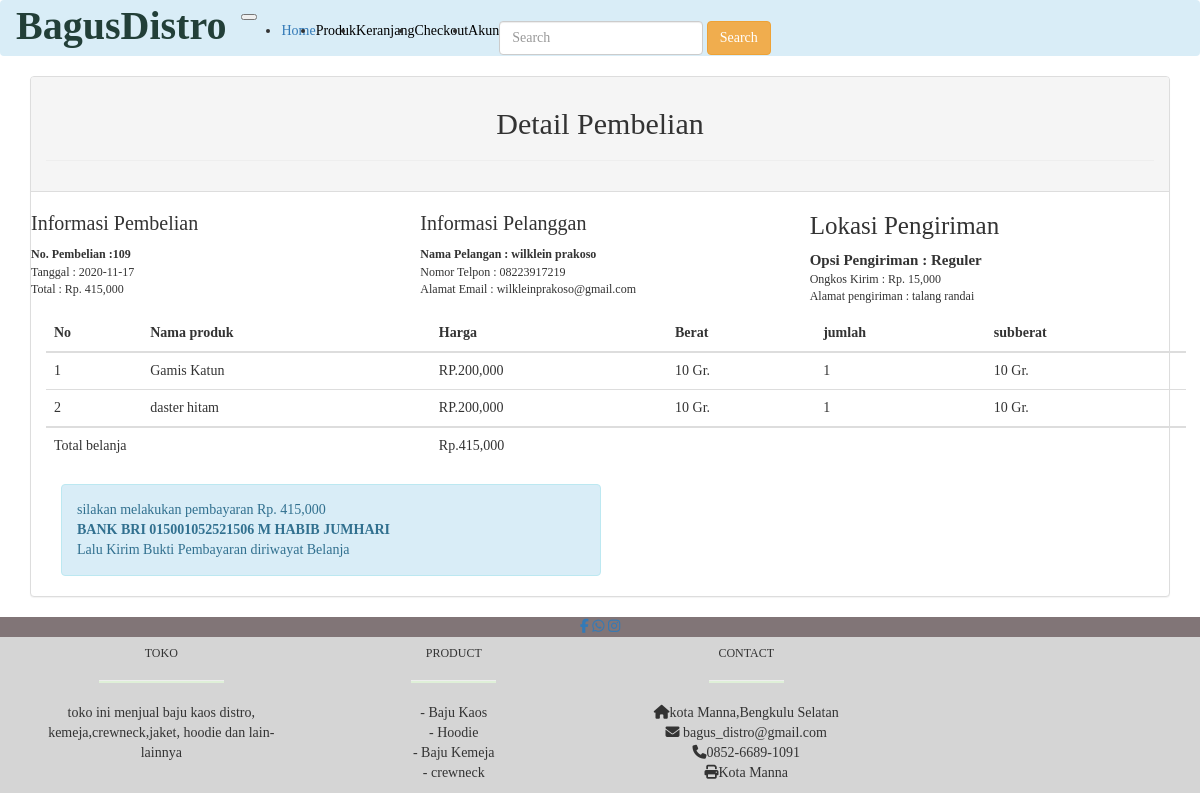
/nota.php?id=109 (signed in), run on the app's committed database.
### tables this page shows
CREATE TABLE `pembelian` (
  `id_pembelian` int(11) NOT NULL,
  `id_ongkir` int(11) NOT NULL,
  `id_pelanggan` int(50) NOT NULL,
  `total_pembelian` int(50) NOT NULL,
  `nama_kota` varchar(255) NOT NULL,
  `tarif` int(40) NOT NULL,
  `alamat_pengiriman` text NOT NULL,
  `status_pembelian` varchar(50) NOT NULL DEFAULT 'pending',
  `resi_pengiriman` varchar(100) NOT NULL,
  `tgl_pembelian` date NOT NULL,
  `id_pembayaran` int(11) NOT NULL
);

CREATE TABLE `pelanggan` (
  `id_pelanggan` int(11) NOT NULL,
  `email_pelanggan` varchar(255) NOT NULL,
  `password_pelanggan` varchar(255) NOT NULL,
  `nama_pelanggan` varchar(100) NOT NULL,
  `telpn_pelanggan` varchar(20) NOT NULL,
  `alamat` varchar(255) NOT NULL
);

CREATE TABLE `pembelian_produk` (
  `id_pembelian_produk` int(11) NOT NULL,
  `id_pembelian` int(11) NOT NULL,
  `id_produk` int(11) NOT NULL,
  `jumlah` int(11) NOT NULL,
  `nama` varchar(255) NOT NULL,
  `harga` int(11) NOT NULL,
  `berat` int(11) NOT NULL,
  `subberat` int(11) NOT NULL,
  `subharga` int(11) NOT NULL
);

### nota.php (the view, shortened to what this page needs)
<!DOCTYPE html>
<html>
<head>
 <link rel="stylesheet" type="text/css" href="css/bootstrap.min.css">
  <link rel="stylesheet" type="text/css" href="fontawesome-free-5.15.1-web/css/all.min.css">
	<link rel="stylesheet" type="text/css" href="fontawesome-free-5.15.1-web/css/all.min.css">
  	<link
    rel="stylesheet"
    href="https://cdnjs.cloudflare.com/ajax/libs/animate.css/4.1.1/animate.min.css"
  />
</head>
<body>
<?php include 'menu.php';?>
<section class="konten" style="font-family: Verdana;" >
<div class="container" >
	<div class="panel panel-default"  >
	<div class="panel-heading">
	<h2 class="mt-5" style="font-size: 30px; text-align: center; ">Detail Pembelian</h2>
	<hr>
	</div>
<?php
$ambil= $koneksi->query("SELECT * FROM pembelian JOIN pelanggan ON pembelian.id_pelanggan=pelanggan.id_pelanggan WHERE pembelian.id_pembelian='$_GET[id]'");
$detail =$ambil->fetch_assoc();
?>
<div class="row animate__animated  animate__fadeInUp mt-3" >
<div class="col-md-4 " >
<h3 style="font-size: 20px;">Informasi Pembelian</h3>
<strong style="font-size: 12px;">No. Pembelian :<?php echo $detail['id_pembelian']?></strong><br>
<p style="font-size: 12px;">Tanggal : <?php echo $detail['tgl_pembelian'];?><br>
Total : Rp. <?php echo number_format($detail['total_pembelian']);?>
</p>
</div>
<div class="col-md-4" >
<h3 style="font-size: 20px;">Informasi Pelanggan</h3>
<strong style="font-size: 12px;">Nama Pelangan : 	<?php echo $detail['nama_pelanggan'];?></strong>
<br>
<P style="font-size: 12px;" > Nomor Telpon :
<?php echo $detail['telpn_pelanggan'];?>
<br>
Alamat Email  : <?php echo $detail['email_pelanggan'];?>
</P>
</div>
	<div class="col-md-4" >
		<h3 style="font-size: 25px;">Lokasi Pengiriman</h3>
		<strong style="font-size: 15px;"> Opsi Pengiriman : <?Php echo $detail['nama_kota']; ?></strong><br>
<p style="font-size: 12px;">
		Ongkos Kirim : Rp. <?php  echo number_format($detail['tarif']); ?>
	<br>
		Alamat pengiriman : <?php echo $detail['alamat_pengiriman'] ; ?>
	</p>
	</div>
</div>
<div class="container">
<div class="table-responsive">
<table class="table table-hover animate__animated  animate__fadeInUp mt-3">
	<thead>
		<tr>
			<th scope="col">No </th>
			<th scope="col">Nama produk</th>
			<th scope="col">Harga</th>
			<th scope="col">Berat</th>
			<th scope="col">jumlah</th>
			<th scope="col">subberat</th>
		</tr>
	</thead>
	<tbody>
		<?php $nomor=1;?>
		<?php $ambil=$koneksi->query("SELECT * FROM pembelian_produk WHERE pembelian_produk.id_pembelian='$_GET[id]'");?>
		<?php while($pecah=$ambil->fetch_assoc()){?>
		<tr>
			<td><?php echo $nomor;?></td>
			<td><?php echo $pecah['nama'];?></td>
			<td> RP.<?php echo number_format($pecah['harga']);?></td>
			<td><?php echo $pecah['berat'];?> Gr.</td>
			<td><?php echo $pecah['jumlah'];?></td>
			<td><?php echo $pecah['subberat'];?> Gr.</td>
		</tr>
		<?php $nomor++; ?>
	<?php }?>
	</tbody>
		<tr>
			<td colspan="2" >Total belanja</td>
			<td>Rp.<?php echo  number_format($detail['total_pembelian']); ?> </td>
		</tr>
</table>
</div>
<div class="col-md-6 animate__animated  animate__fadeInUp" >
	<div class="alert alert-info" >
		<p>silakan melakukan pembayaran Rp.
			<?php  echo  number_format($detail['total_pembelian']); ?>
			<br>
			<strong> BANK BRI 015001052521506 M HABIB JUMHARI </strong>
			<br>
			Lalu Kirim Bukti Pembayaran diriwayat Belanja
		</p>
	</div>
</div>
</div>
</div>
</section>
<footer class="page-footer bg-drak mx-auto"style="font-family: Verdana; "   >
        <div style="background-color: #817577"  >
            <div class="container mx-auto">
              <div class="row py-4 d-flex align-items-center mx-auto">
                <div class="col-sm-12 text-center " >
                <a href="https://web.facebook.com/?_rdc=1&_rdr" target="_BLANK"><i class="fab fa-facebook-f text-white mr-4"></i></a>
                <a href="https://wa.me/6285266891091?text=Isi Pesan" target="_BLANK"><i class="fab fa-whatsapp text-white  mr-4" ></i></a>
                <a href="https://www.instagram.com" target="_BLANK"><i class="fab fa-instagram text-white  mr-4"></i></a>
                </div>
                </div>
            </div>
          </div>
<div style="background-color:#D5D5D5">
          <div class="container text-center text-md-left mt-3">
      			<div class="row">
				<div class="col-md-3 mx-auto mb-4">
          			<h6 class="text-uppercase font-weight-bold mt-3">Toko</h6>
          				<hr class="bg-success mb-4 mt-0 d-inline-block mx-auto " style="width: 125px; height: 2px;">
          				<p class="mt-2">toko ini menjual baju kaos distro, kemeja,crewneck,jaket, hoodie dan lain-lainnya
                  </p>
          		</div>
        		<div class="col-md-3 mx-auto mb-4">
         			 <h6 class="text-uppercase font-weight-bold mt-3">PRODUCT</h6>
         				 <hr class="bg-success mb-4 mt-0 d-inline-block mx-auto " style="width: 85px; height: 2px;">
          					<ul class="list-unstyled">
          						<li class="my-2">- Baju Kaos</li>
          						<li class="my-2">- Hoodie</li>
          						<li class="my-2">- Baju Kemeja</li>
								<li class="my-2">- crewneck</li>
        					</ul>
          		</div>
          		<div class="col-md-3 mx-auto mb-4">
          			<h6 class="text-uppercase font-weight-bold mt-3">Contact</h6>
          				<hr class="bg-success mb-4 mt-0 d-inline-block mx-auto " style="width: 75px; height: 2px;">
          					<ul class="list-unstyled">
	           					    <li class="my-2"><i class="fas fa-home mr-0"></i>kota Manna,Bengkulu Selatan</li>
                      <li class="my-2"><i class="fas fa-envelope mr-1"></i> bagus_distro@gmail.com</li>
                      <li class="my-2"><i class="fas fa-phone mr-1"></i>0852-6689-1091 </li>
                      <li class="my-2"><i class="fas fa-print mr-1"></i>Kota Manna</li>
				          	</ul>
            </div>
            </div>
          </div>
          </div>
    </footer>
</body>
</html>

### menu.php (shortened to what this page needs)
<!doctype html>
<html lang="en">
  <head>
<link rel="stylesheet" type="text/css" href="css/bootstrap.min.css">
<link rel="stylesheet" type="text/css" href="fontawesome-free-5.15.1-web/css/all.min.css">
<nav class="navbar navbar-expand-lg navbar-light bg-info" >
  <a class="navbar-brand" href="#" style="color:  #223F38; " ><b style="font-family: Candara; font-size: 40px;">BagusDistro</b></a>
  <button class="navbar-toggler" type="button" data-toggle="collapse" data-target="#navbarSupportedContent" aria-controls="navbarSupportedContent" aria-expanded="false" aria-label="Toggle navigation">
  </button>
  <div class="collapse navbar-collapse" id="navbarSupportedContent" style="font-family: Verdana;">
    <ul class="navbar-nav ml-auto">
      <li class="nav-item active">
        <a class="nav-link"  href="index.php">Home  <span class="sr-only">(current)</span></a>
      </li>
      <li class="nav-item">
        <a class="nav-link" href="produk.php" style="color: black">Produk</a>
      </li>
      <li class="nav-item">
        <a class="nav-link" href="keranjang.php" style="color: black">Keranjang</a>
      </li>
        <li class="nav-item ">
        <a class="nav-link " href="checkout.php" style="color: black">Checkout</a>
         </li>
      <li class="nav-item dropdown">
        <a class="nav-link dropdown-toggle" style="color: black" href="#" id="navbarDropdown" role="button" data-toggle="dropdown" aria-haspopup="true" aria-expanded="false">
          Akun
        </a>
      </li>
    </ul>
     <form action="pencarian.php" class="form-inline my-2 my-lg-0" method="get">
                  <input class="form-control mr-sm-2" type="search" placeholder="Search" aria-label="Search" name="keyword">
                 <button class="btn btn-warning my-2 my-sm-0" type="submit">Search</button>
        </form>
  </div>
</nav>
</html>

### data on the page
pembelian: id_pembelian "109", tgl_pembelian "2020-11-17", total_pembelian "415,000", id_pelanggan.nama_pelanggan "wilklein prakoso", id_pelanggan.telpn_pelanggan "08223917219", id_pelanggan.email_pelanggan "wilkleinprakoso@gmail.com", nama_kota "Reguler", tarif "15,000", alamat_pengiriman "talang randai"
pembelian_produk: nama "Gamis Katun", harga "200,000", berat "10", jumlah "1", subberat "10"
pembelian_produk: nama "daster hitam", harga "200,000", berat "10", jumlah "1", subberat "10"
